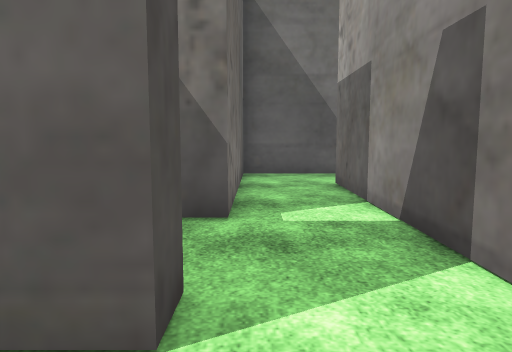
view 1 (above)

17 first-person views from a walk through a Unity game level. The camera is 1.2 m above the floor, tilts 6° down and sees 70° across. The floor is counted in squares, 1 m on a side. Each view is taken from the middle of a square. On the plan, view 1 faces up. The plan holds only what a view shows up to about 15 squares ahead; the rest is blank. The place goes on beyond the plan. The player is left out. Some surface patterns are stand-ins.

view 2
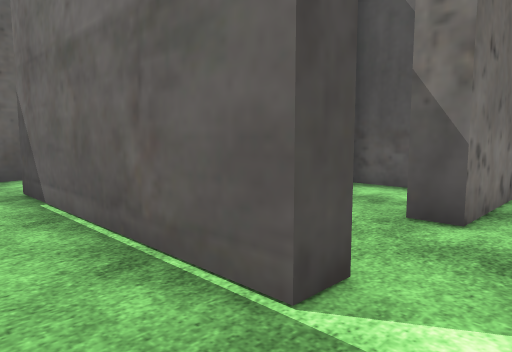

view 3
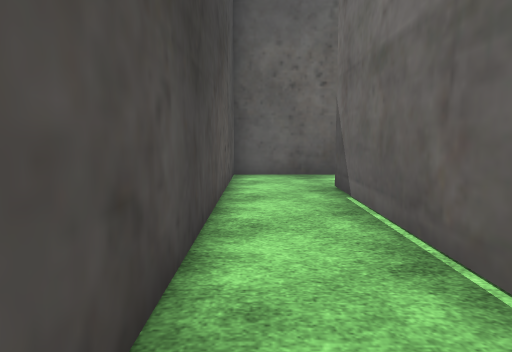

view 4
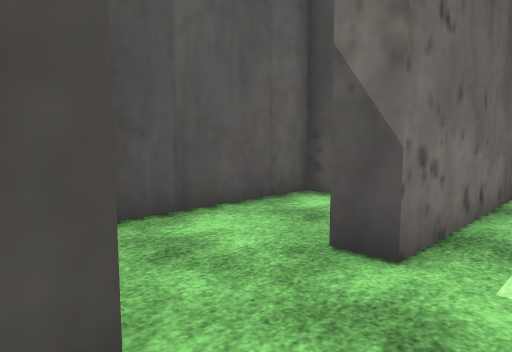

view 5
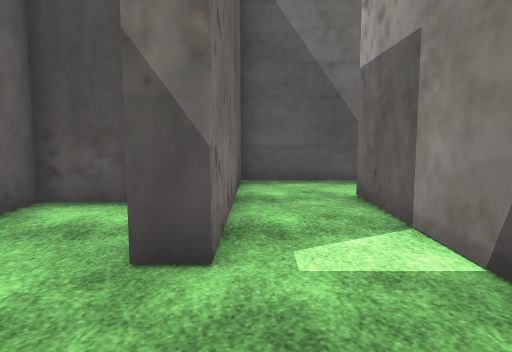

view 6
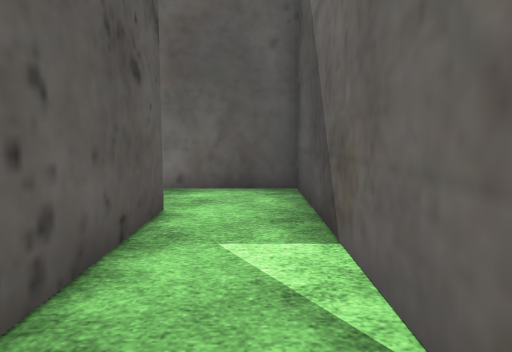

view 7
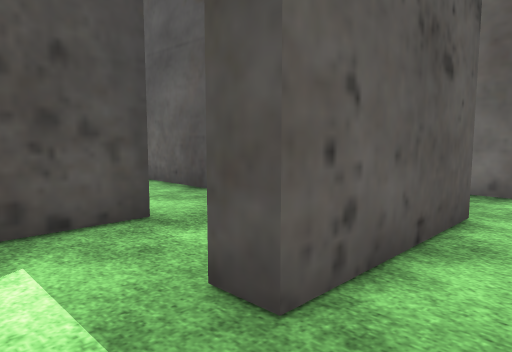

view 8
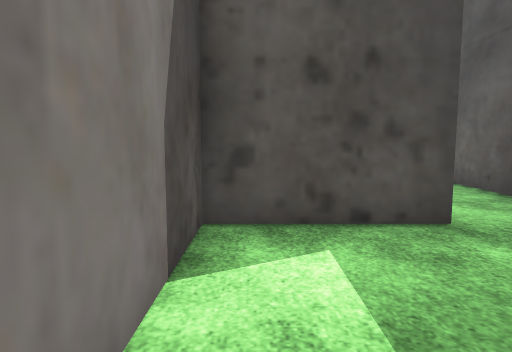

view 9
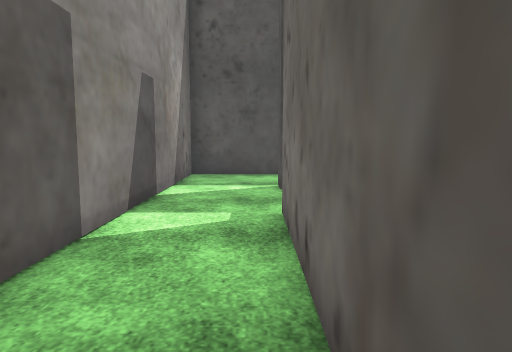

view 10
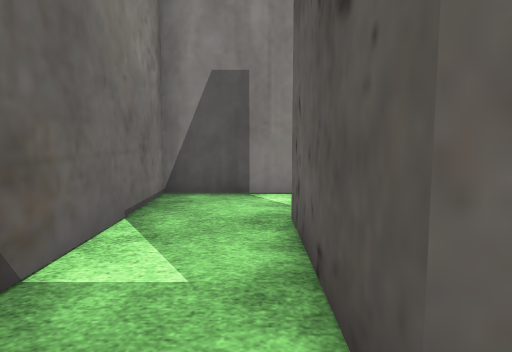

view 11
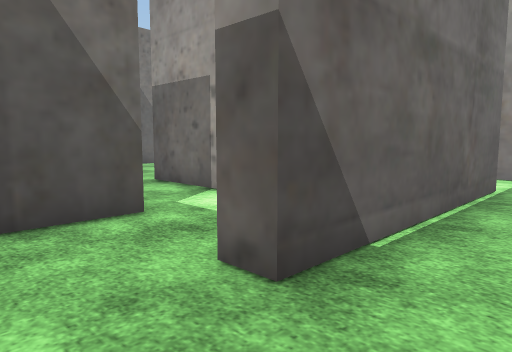

view 12
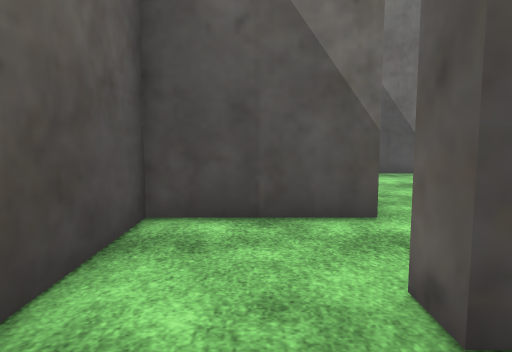

view 13
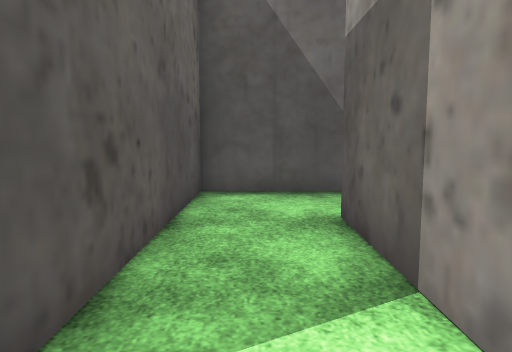

view 14
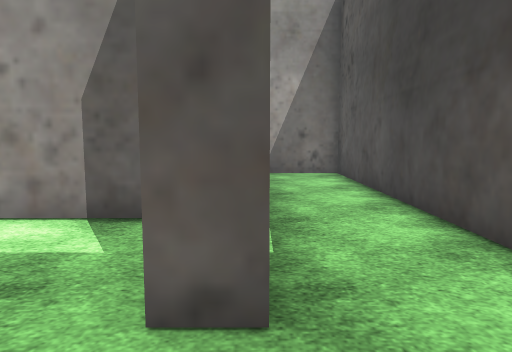

view 15
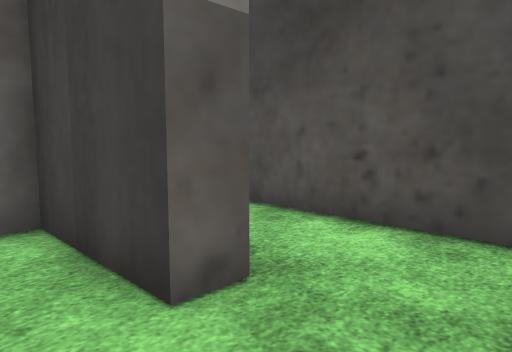

view 16
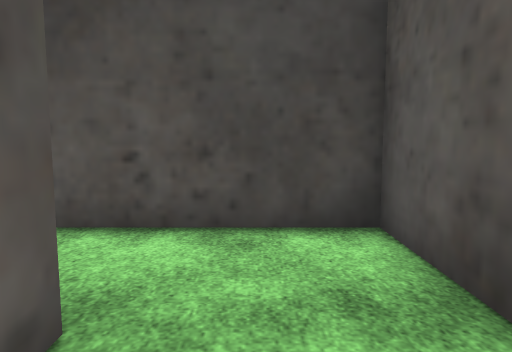

view 17
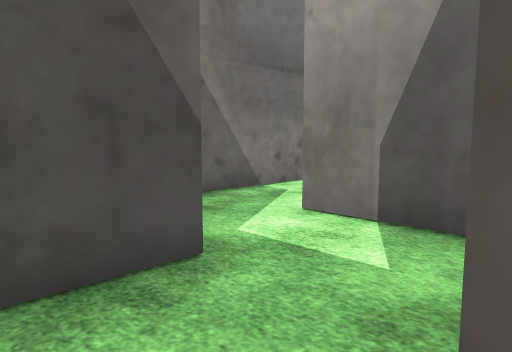

### Floor plan
Ten units are one square. View 1 is at (0, 0); x grows to the right and y downward. Boxes are objects, and circles mark ways between rooms. Rooms are numbered by the first view taken in them; rooms with no view inside come last. Other rooms are left out.
<svg viewBox="-111 -130 203 142">
<path fill="none" stroke="#000" d="M-71 -53 -106 -53 -106 7 21 7 21 -15M-4 -19 -78 -19 -78 -27M-4 -28 -4 -19M21 -15 21 -95 63 -95M87 -95 87 -119 -4 -119 -4 -53 -12 -53M-78 -27 -47 -27 -47 -94M-55 -119 -72 -119 -72 -56M63 -95 63 -86M52 -61 87 -61 87 -95M-22 -86 -40 -86 -40 -41M-38 -119 -55 -119M-12 -102 -12 -114"/>
<circle cx="5" cy="-25" r="3" fill="#2a7"/>
<circle cx="-70" cy="-40" r="3" fill="#2a7"/>
<circle cx="75" cy="-90" r="3" fill="#2a7"/>
<circle cx="-10" cy="-45" r="3" fill="#2a7"/>
<circle cx="-45" cy="-105" r="3" fill="#2a7"/>
<text x="-60" y="-10">1</text>
<text x="10" y="-80">2</text>
<text x="-60" y="-70">3</text>
<text x="70" y="-80">4</text>
<text x="-30" y="-60">5</text>
<text x="-40" y="-110">6</text>
</svg>
Room 1 opens to room 2. Room 1 opens to room 3. Room 2 opens to room 4. Room 2 opens to room 5. Room 3 opens to room 6.

Where each view was taken, in squares from view 1:
view 1: 0 up, 0 right, facing up
view 2: 0 up, 1 right, facing up-left
view 3: 0 up, 1 right, facing left
view 4: 2 up, 1 right, facing up-left
view 5: 2 up, 0 right, facing up
view 6: 11 up, 8 right, facing left
view 7: 11 up, 8 right, facing down-left
view 8: 11 up, 8 right, facing down
view 9: 11 up, 0 right, facing down
view 10: 10 up, 1 right, facing right
view 11: 0 up, 10 left, facing up-right
view 12: 0 up, 9 left, facing up
view 13: 4 up, 6 left, facing up
view 14: 2 up, 10 left, facing right
view 15: 4 up, 10 left, facing down-right
view 16: 4 up, 9 left, facing down
view 17: 9 up, 6 left, facing up-right
